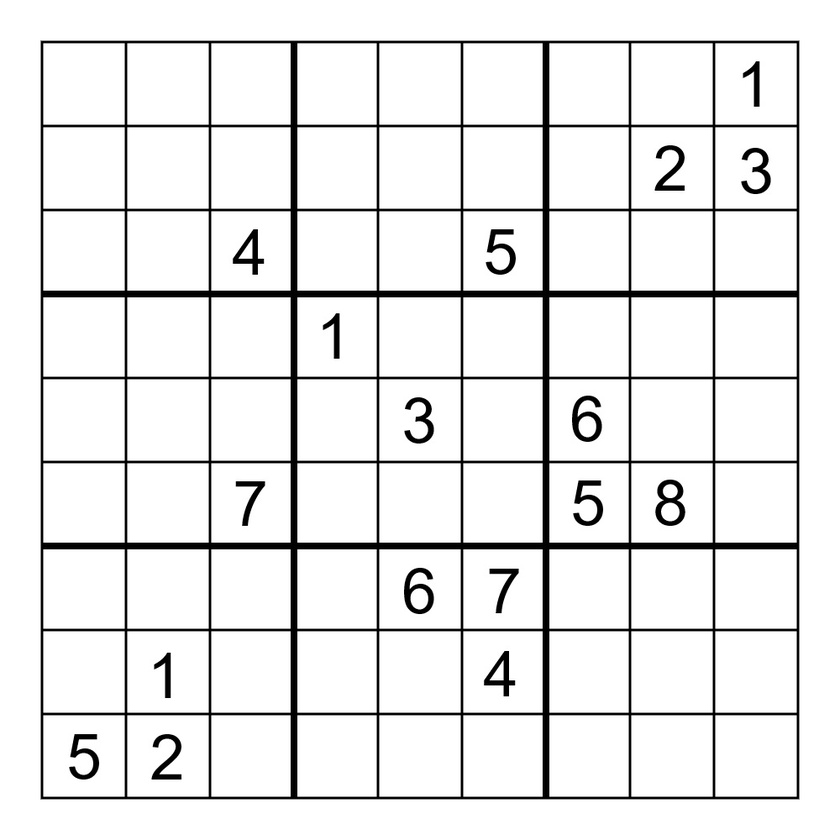
#> input picture images/Sudoku4.jpg, 840 x 840 px, shrunk from 1000 x 1000 before the run; its folder holds only this picture in this run
$ python main.py
#> lines starting #> are read from the running program, lines starting #| are printed output that depends on the picture; after the words box and inside, x2 and y2 are one past the last pixel; in counts of white or black regions, pixels touching at a corner belong together
import cv2
import numpy as np
import os

repository = f"{os.getcwd()}/images"
font = cv2.FONT_HERSHEY_TRIPLEX


def get_files(path):
    for _, _, files in os.walk(path):
        return files


def append_images(files):
    vector = []
    for file in files:
        img = cv2.imread(os.path.join(repository, file))
#> img is the input picture: shape (840, 840, 3); min 0, max 255, mean 233.7
        vector.append(img)
    return vector


def load():
    files = get_files(repository)
    return append_images(files)


def gradient(images):
    for index, image in enumerate(images):
        analyze(str(index), image)


def erode(image):
    copy = cv2.cvtColor(image.copy(), cv2.COLOR_BGR2GRAY)
    kernel = np.ones((8, 8), np.uint8)
    return cv2.erode(copy, kernel, iterations=1)


def apply_filter(image):
    size = (5, 5)
    filtro = cv2.GaussianBlur(image, size, 0)
    threshold_min = 100
    threshold_max = 200
    return cv2.Canny(filtro, threshold_min, threshold_max)


def get_contours(image):
    contours, _ = cv2.findContours(
        image,
        cv2.RETR_TREE,
        cv2.CHAIN_APPROX_SIMPLE,
    )
    return contours


def get_approx(contour):
    return cv2.approxPolyDP(
            contour,
            0.01 * cv2.arcLength(contour, True),
            True,
            )


def verify_data_size(image, contour):
    (x, y, w, h) = cv2.boundingRect(contour)
    data = image[y: y + h, x: x + w]
    height, width = data.shape[0], data.shape[1]
    return is_offset_valid(height, width)


def is_offset_valid(height, width):
    offset_min = 20
    offset_max = 150
    minimum, maximum = False, False

    if height > offset_min and width > offset_min:
        minimum = True
    if height < offset_max and width < offset_max:
        maximum = True
    return minimum and maximum


def define_box(contour):
    rect = cv2.minAreaRect(contour)
    box = cv2.boxPoints(rect)
    return np.int0(box)


def is_valid_approx(approx):
    if len(approx) >= 4 and len(approx) <= 10:
        return True
    return False


def new_filter(img):
    img_grey = cv2.cvtColor(img, cv2.COLOR_BGR2GRAY)
    ret, threshold1 = cv2.threshold(img_grey, 127, 255, cv2.THRESH_BINARY)
    # Binary adaptive threshold using 11 nearest neighbour pixels
    return cv2.adaptiveThreshold(img_grey, 255, cv2.ADAPTIVE_THRESH_GAUSSIAN_C, cv2.THRESH_BINARY, 11, 2)


def analyze(name, original):
    print(f"Analyzing {name}")
    # cv2.imshow(f"Original image {name}", original)

    eroded_image = erode(original)
    # cv2.imshow(f"Eroded image {name}", original)

    filtered_image = new_filter(original)
    # cv2.imshow(f"Filtered image {name}", filtered_image)

    contours = get_contours(filtered_image)
    print(contours)
    for contour in contours:
            approx = get_approx(contour)
            if is_valid_approx(approx) and verify_data_size(eroded_image, contour):
                box = define_box(contour)
                (x, y, w, h) = cv2.boundingRect(contour)
                # print(f"x: {x}, y: {y}, w: {w}, h: {h}")
                # conter = cv2.countNonZero(eroded_image[x: y, x+w: x + h])
                conter = np.sum(eroded_image[y: y + h, x: x + w] == 255)
                x1 = x+w
                x2 = x+h
                print(f"corte: {x}:{y},{x1}:{x2}")
                print(f"non-zeros: {conter}")
                if conter <= 190:
                    cv2.drawContours(original, [box], 0, (0, 0, 255), 1)
    print(f"Treatment for {name} complete")
    cv2.imshow(f"Treated image {name}", original)


if __name__ == "__main__":
    images = load()
#> images = 1 item

    gradient(images)
#> the loop in gradient, `for index, image in enumerate(images):` made 1 pass
#> (printed output is left out)
#> pass 1, in analyze, `eroded_image = erode(original)`:
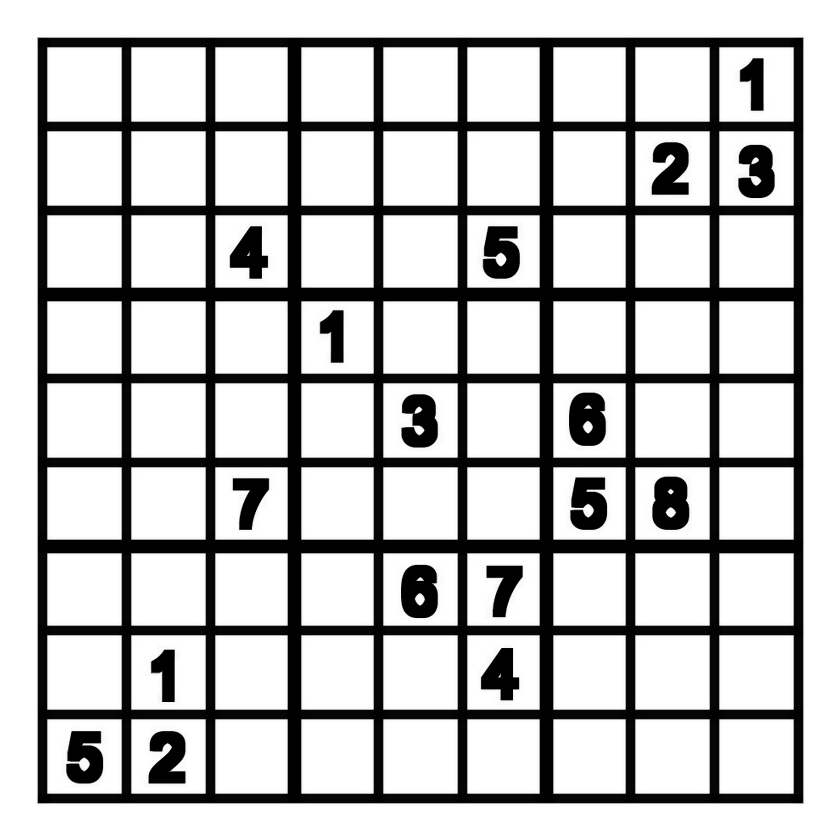
#> eroded_image: shape (840, 840); min 0, max 255, mean 193.6
#> pass 1, in new_filter, `ret, threshold1 = cv2.threshold(img_grey, 127, 255, cv2.THRESH_BINARY)`:
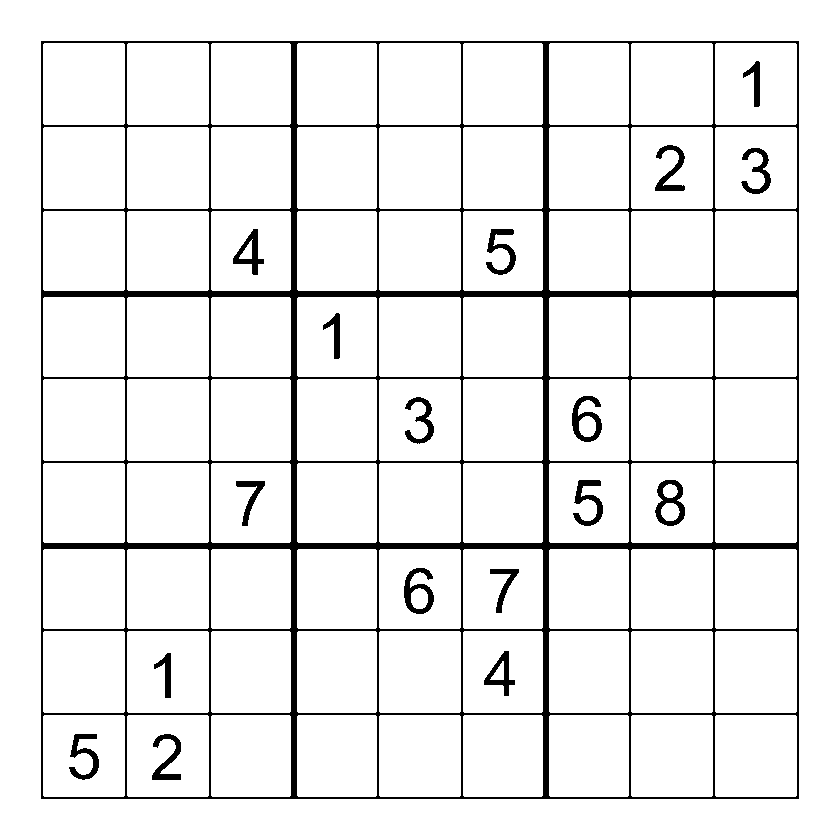
#> threshold1: shape (840, 840); 92.8% white; 18 black regions, largest, box (x1, y1, x2, y2) and area: (41, 41, 799, 799) 41988, (655, 480, 685, 526) 635, (572, 396, 602, 442) 626

    cv2.waitKey()
    cv2.destroyAllWindows()

$ run again, on images/sudoku2.jpg
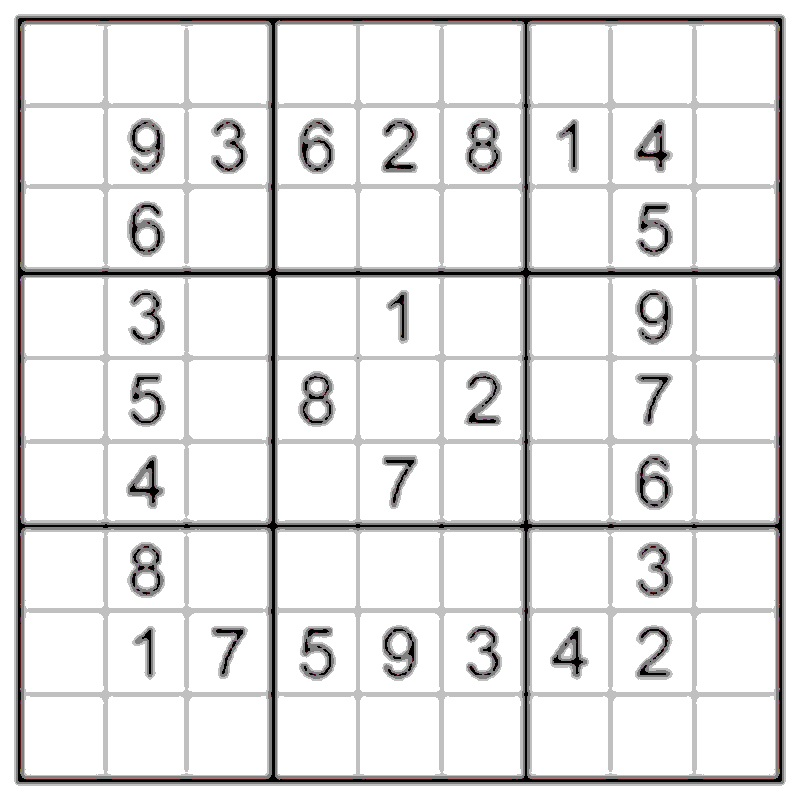
#> input picture images/sudoku2.jpg, 800 x 800 px
#> in append_images, img is the input picture: shape (800, 800, 3); mean B, G, R 229.8, 229.8, 230.4
#> images = 1 item
#> the loop in gradient, `for index, image in enumerate(images):` made 1 pass
#> (printed output is left out)
#> pass 1, in new_filter, `ret, threshold1 = cv2.threshold(img_grey, 127, 255, cv2.THRESH_BINARY)`:
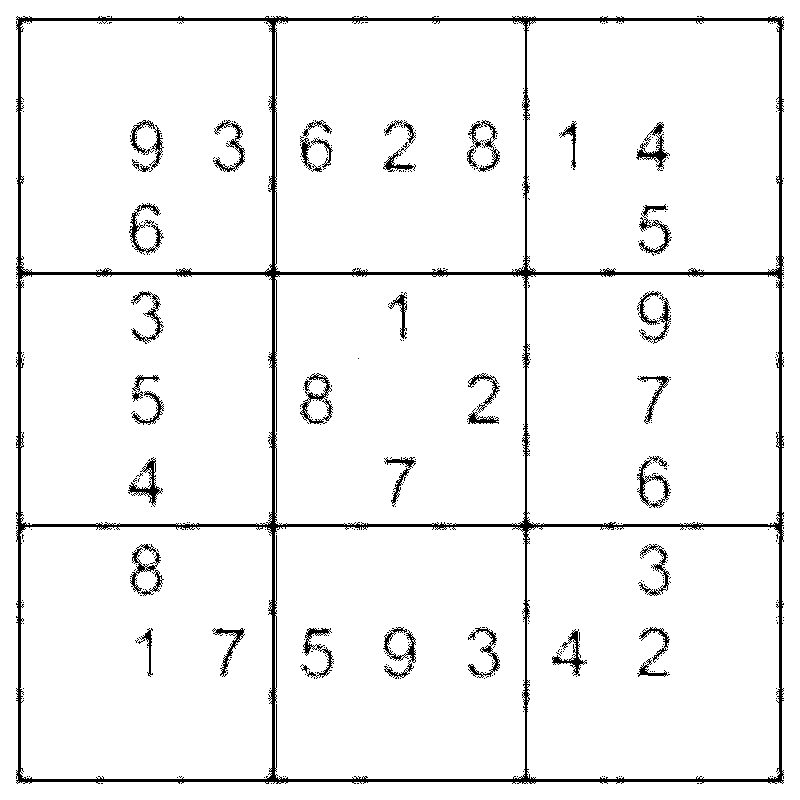
#> threshold1: shape (800, 800); 94.9% white; 406 black regions (367 under 20 px), largest, box (x1, y1, x2, y2) and area: (16, 16, 784, 784) 20545, (130, 544, 164, 596) 507, (383, 627, 416, 679) 493
#> pass 1, in analyze, `filtered_image = new_filter(original)`:
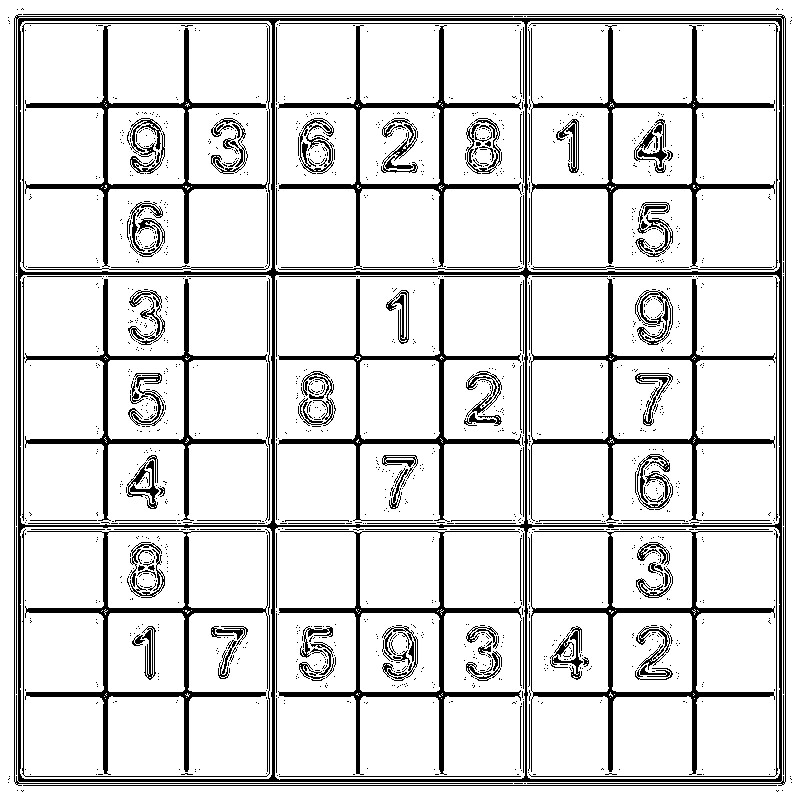
#> filtered_image: shape (800, 800); 85.1% white; 1641 black regions (1461 under 20 px), largest, box (x1, y1, x2, y2) and area: (14, 14, 786, 786) 20254, (531, 531, 775, 775) 5144, (25, 531, 268, 775) 5047

$ run again, on images/sudoku3.jpg
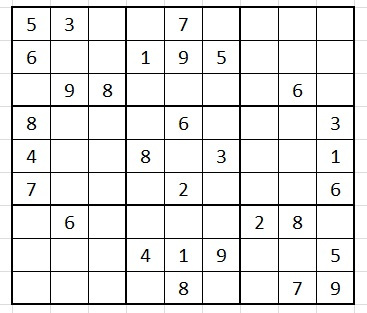
#> input picture images/sudoku3.jpg, 367 x 313 px
#> in append_images, img is the input picture: shape (313, 367, 3); mean B, G, R 232.2, 232.4, 232.3
#> images = 1 item
#> the loop in gradient, `for index, image in enumerate(images):` made 1 pass
#> (printed output is left out)
#> pass 1, in new_filter, `ret, threshold1 = cv2.threshold(img_grey, 127, 255, cv2.THRESH_BINARY)`:
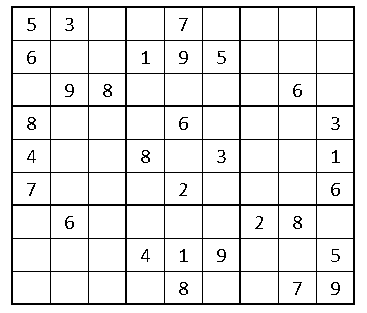
#> threshold1: shape (313, 367); 91.2% white; black in thin lines or dots, all inside (x1, y1, x2, y2) = (11, 6, 355, 305)
#> pass 1, in analyze, `filtered_image = new_filter(original)`:
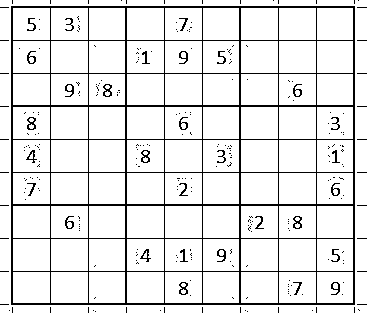
#> filtered_image: shape (313, 367); 90.6% white; black in thin lines or dots

$ run again, on images/sudoku5.jpg
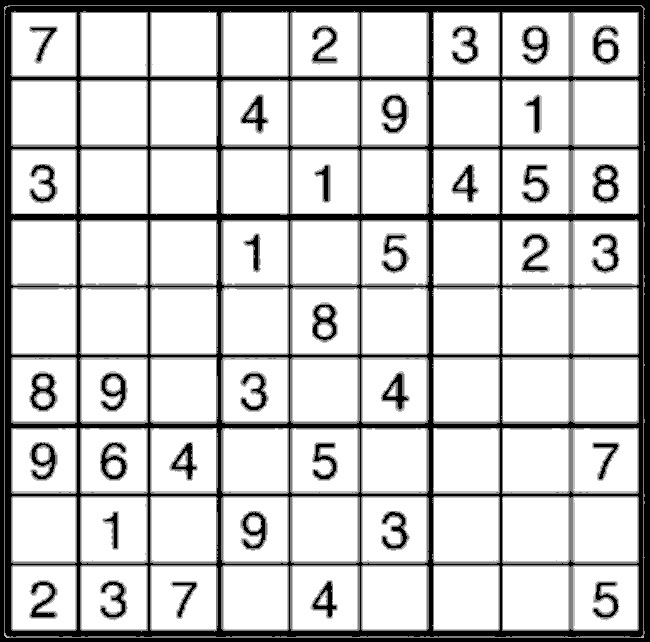
#> input picture images/sudoku5.jpg, 650 x 642 px
#> in append_images, img is the input picture: shape (642, 650, 3); mean B, G, R 204.7, 204.7, 204.7
#> images = 1 item
#> the loop in gradient, `for index, image in enumerate(images):` made 1 pass
#> (printed output is left out)
#> pass 1, in new_filter, `ret, threshold1 = cv2.threshold(img_grey, 127, 255, cv2.THRESH_BINARY)`:
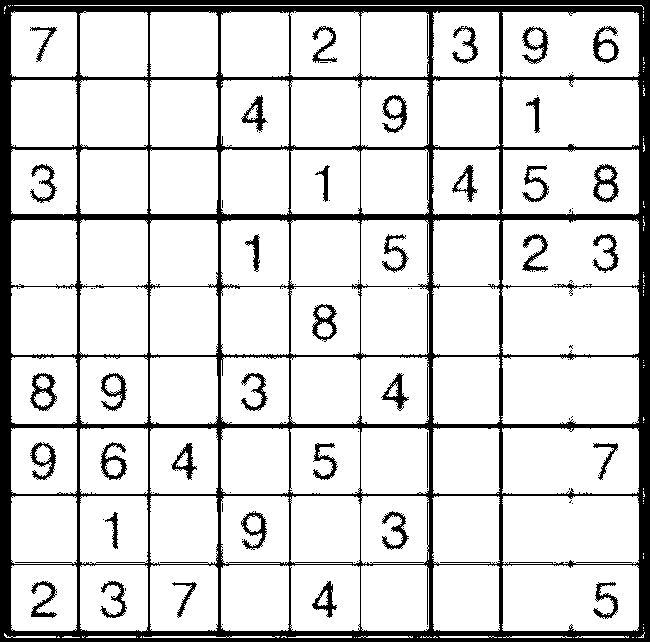
#> threshold1: shape (642, 650); 84.1% white; 108 black regions (71 under 20 px), largest, box (x1, y1, x2, y2) and area: (0, 0, 650, 642) 54962, (593, 164, 619, 203) 424, (30, 373, 57, 411) 417
#> pass 1, in analyze, `filtered_image = new_filter(original)`:
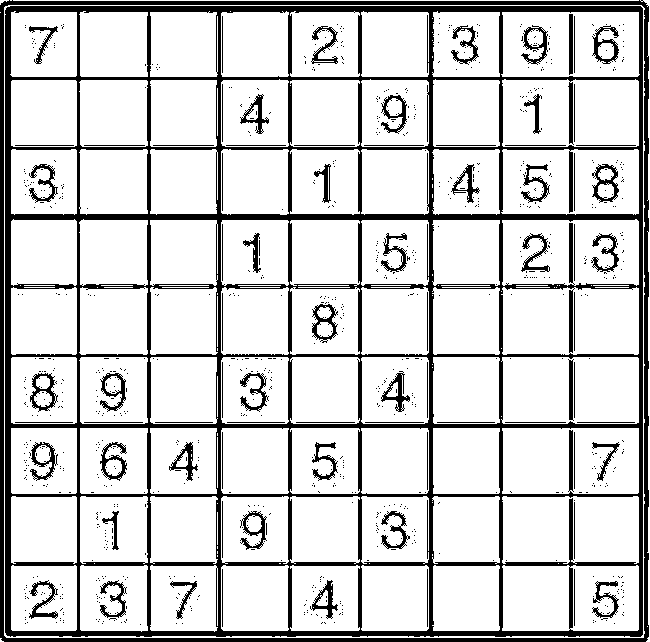
#> filtered_image: shape (642, 650); 82.1% white; 901 black regions (822 under 20 px), largest, box (x1, y1, x2, y2) and area: (5, 6, 643, 637) 48986, (0, 0, 649, 642) 10334, (592, 164, 619, 203) 399

$ run again, on images/Sudoku7.jpg
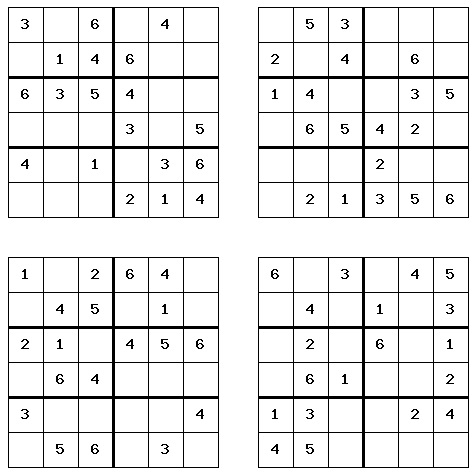
#> input picture images/Sudoku7.jpg, 474 x 474 px
#> in append_images, img is the input picture: shape (474, 474, 3); min 0, max 255, mean 233.3
#> images = 1 item
#> the loop in gradient, `for index, image in enumerate(images):` made 1 pass
#> (printed output is left out)
#> pass 1, in analyze, `eroded_image = erode(original)`:
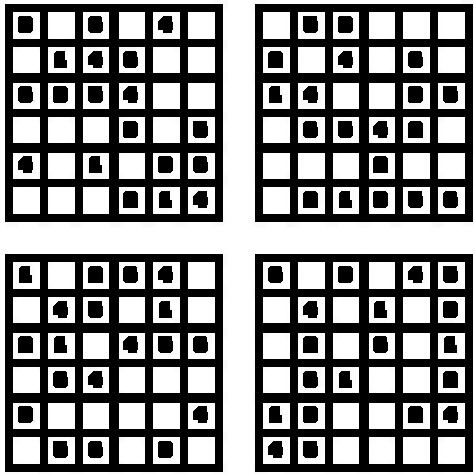
#> eroded_image: shape (474, 474); min 0, max 255, mean 133.6
#> pass 1, in analyze, `filtered_image = new_filter(original)`:
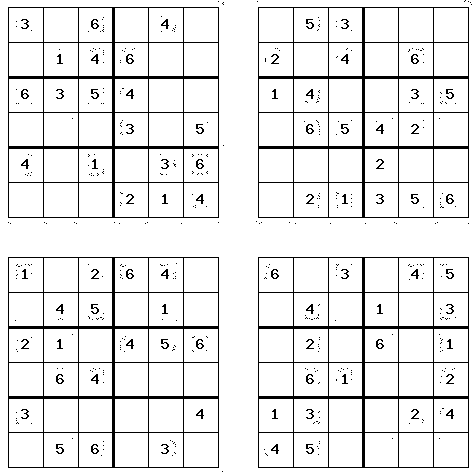
#> filtered_image: shape (474, 474); 91.3% white; black in thin lines or dots
